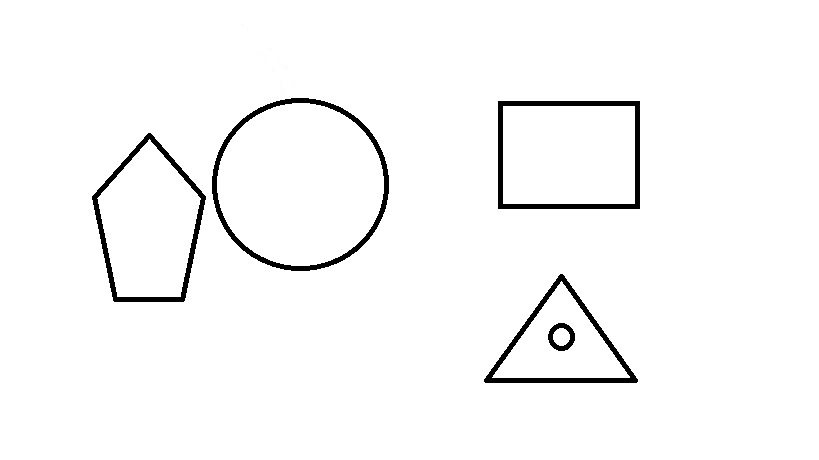
#> input picture opencvshapes/opencvshapes/shapes.jpg, 819 x 460 px, given in place of the camera
$ python opencvshapes.py
#> lines starting #> are read from the running program, lines starting #| are printed output that depends on the picture; after the words box and inside, x2 and y2 are one past the last pixel; in counts of white or black regions, pixels touching at a corner belong together
import cv2
import time
import sys
font = cv2.FONT_HERSHEY_COMPLEX

i=0

cnt=0

cap = cv2.VideoCapture(0)
while True :
	ret,img = cap.read()
#> img is the input picture: shape (460, 819, 3); min 0, max 255, mean 248.5

	#img = cv2.imread("shapes.jpg",cv2.IMREAD_COLOR)

	img = cv2.flip(img,1)
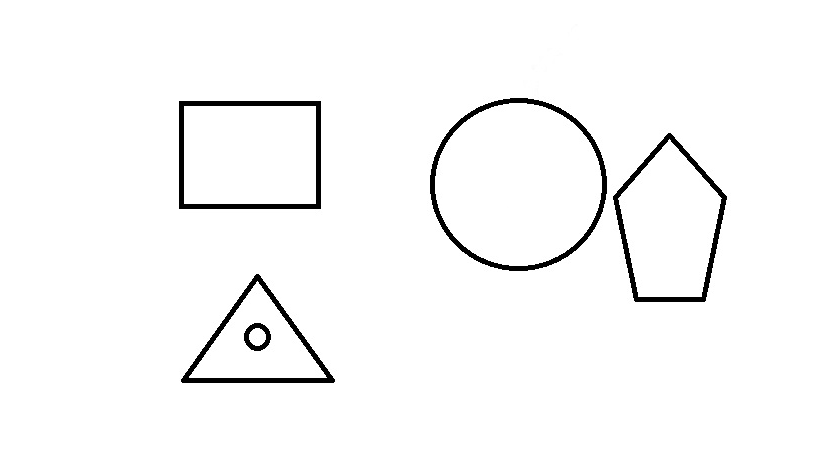
#> img: shape (460, 819, 3); min 0, max 255, mean 248.5

	gray = cv2.cvtColor(img,cv2.COLOR_BGR2GRAY)

	blur = cv2.GaussianBlur(gray,(11,11),0)
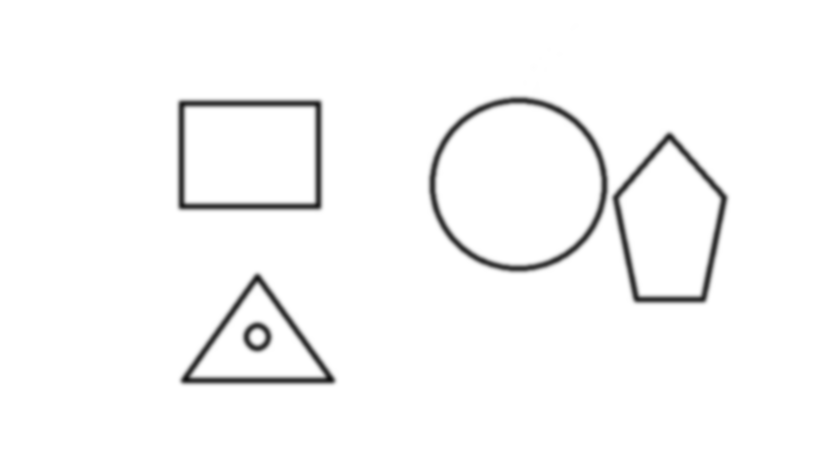
#> blur: shape (460, 819); min 16, max 255, mean 248.5

	gaussian = cv2.adaptiveThreshold(blur,255,cv2.ADAPTIVE_THRESH_GAUSSIAN_C,cv2.THRESH_BINARY,11,5)
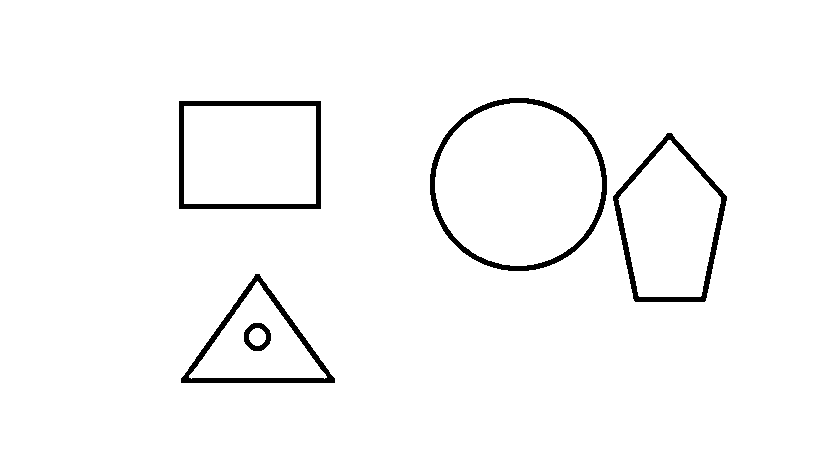
#> gaussian: shape (460, 819); 97.4% white; 5 black regions


	contours , _ = cv2.findContours(gaussian, cv2.RETR_TREE, cv2.CHAIN_APPROX_SIMPLE)
#> contours = 11 contours; largest, box (x1, y1, x2, y2) and area: (0, 0, 819, 460) 375462, (429, 97, 608, 272) 24340, (435, 103, 602, 266) 21078, (178, 100, 322, 210) 15585, (612, 132, 728, 303) 13740


	for cnt in contours :

		approx = cv2.approxPolyDP(cnt, 0.006*cv2.arcLength(cnt, True), True)
		cv2.drawContours(img, [approx], 0, (0,255,0), 1)
		x = approx.ravel()[0]
		y = approx.ravel()[1]
		if len(approx) == 3:
			cv2.putText(img, "Triangle", (x, y), font, 2, (0,255,0))
		elif len(approx) == 4:
			cv2.putText(img, "Rectangle", (x, y), font, 2, (0,255,0))
		elif len(approx) == 5:
			cv2.putText(img, "Pentagon", (x, y), font, 2, (0,255,0))
		else:
			cv2.putText(img, "Circle", (x, y), font, 2, (0,255,0))
#> this loop made 11 passes
#> (x, y) on passes 2, 4, 5, 6, 7, 10, 11: (180, 378), (253, 322), (255, 328), (667, 132), (668, 140), (509, 97), (510, 103)
#> (approx, x, y) on passes 1, 3, 8, 9: ([[0, 0], [0, 459], [818, 459], [818, 0]], 0, 0), ([[189, 375], [191, 378], [326, 377], [257, 281]], 189, 375), ([[178, 101], [320, 100], [321, 208], [179, 209]], 178, 101), ([[184, 106], [184, 203], [315, 203], [315, 106]], 184, 106)
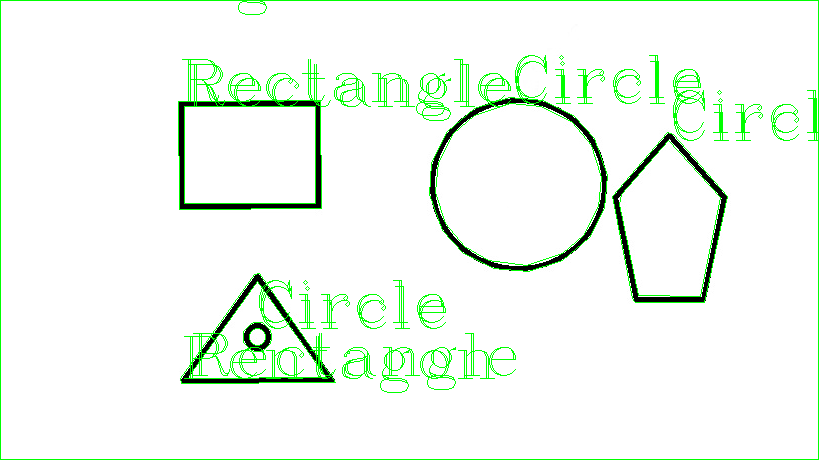
#> img: shape (460, 819, 3); 3.89% of pixels changed, all inside (x1, y1, x2, y2) = (0, 0, 819, 460)


	cv2.drawContours(img, contours, i, (0,255,0), 1)

	cv2.imshow('gray',gray)

	cv2.imshow('blur',blur)

	cv2.imshow('gaussian',gaussian)

	cv2.imshow('contours',img)

	if cv2.waitKey(1) & 0xFF == ord('q') :
#> (key q is pressed here)
		break
	elif cv2.waitKey(1) & 0xFF == ord('n') :
		i=i+1
	#time.sleep(0.5)

cap.release()
cv2.destroyAllWindows()
